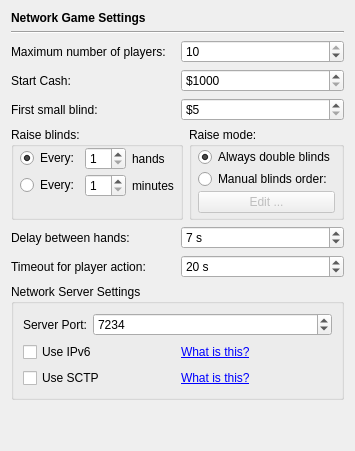
       <widget class="QWidget" name="page_4">
        <layout class="QVBoxLayout">
         <item>
          <widget class="QLabel" name="label_34">
           <property name="styleSheet">
            <string notr="true">QLabel { font-weight: bold;  }</string>
           </property>
           <property name="text">
            <string>Network Game Settings</string>
           </property>
          </widget>
         </item>
         <item>
          <widget class="Line" name="line_5">
           <property name="orientation">
            <enum>Qt::Horizontal</enum>
           </property>
          </widget>
         </item>
         <item>
          <layout class="QHBoxLayout">
           <item>
            <widget class="QLabel" name="label_15">
             <property name="text">
              <string>Maximum number of players:</string>
             </property>
             <property name="buddy">
              <cstring>spinBox_netQuantityPlayers</cstring>
             </property>
            </widget>
           </item>
           <item>
            <widget class="QSpinBox" name="spinBox_netQuantityPlayers">
             <property name="minimum">
              <number>2</number>
             </property>
             <property name="maximum">
              <number>10</number>
             </property>
             <property name="value">
              <number>10</number>
             </property>
            </widget>
           </item>
          </layout>
         </item>
         <item>
          <layout class="QHBoxLayout">
           <item>
            <widget class="QLabel" name="label_13">
             <property name="text">
              <string>Start Cash:</string>
             </property>
             <property name="buddy">
              <cstring>spinBox_netStartCash</cstring>
             </property>
            </widget>
           </item>
           <item>
            <widget class="QSpinBox" name="spinBox_netStartCash">
             <property name="prefix">
              <string>$</string>
             </property>
             <property name="minimum">
              <number>1000</number>
             </property>
             <property name="maximum">
              <number>1000000</number>
             </property>
             <property name="singleStep">
              <number>50</number>
             </property>
            </widget>
           </item>
          </layout>
         </item>
         <item>
          <layout class="QHBoxLayout">
           <item>
            <widget class="QLabel" name="label_35">
             <property name="text">
              <string>First small blind:</string>
             </property>
             <property name="buddy">
              <cstring>spinBox_netFirstSmallBlind</cstring>
             </property>
            </widget>
           </item>
           <item>
            <widget class="QSpinBox" name="spinBox_netFirstSmallBlind">
             <property name="prefix">
              <string>$</string>
             </property>
             <property name="minimum">
              <number>5</number>
             </property>
             <property name="maximum">
              <number>20000</number>
             </property>
            </widget>
           </item>
          </layout>
         </item>
         <item>
          <layout class="QHBoxLayout">
           <item>
            <widget class="QGroupBox" name="groupBox_8">
             <property name="maximumSize">
              <size>
               <width>16777215</width>
               <height>105</height>
              </size>
             </property>
             <property name="title">
              <string>Raise blinds:</string>
             </property>
             <layout class="QGridLayout">
              <property name="leftMargin">
               <number>6</number>
              </property>
              <property name="topMargin">
               <number>0</number>
              </property>
              <property name="rightMargin">
               <number>6</number>
              </property>
              <property name="bottomMargin">
               <number>6</number>
              </property>
              <property name="verticalSpacing">
               <number>4</number>
              </property>
              <item row="0" column="0">
               <widget class="QRadioButton" name="radioButton_netRaiseBlindsAtHands">
                <property name="text">
                 <string>Every:</string>
                </property>
                <property name="checked">
                 <bool>true</bool>
                </property>
               </widget>
              </item>
              <item row="0" column="1">
               <widget class="QSpinBox" name="spinBox_netRaiseSmallBlindEveryHands">
                <property name="minimum">
                 <number>1</number>
                </property>
               </widget>
              </item>
              <item row="0" column="2">
               <widget class="QLabel" name="label_51">
                <property name="sizePolicy">
                 <sizepolicy hsizetype="Expanding" vsizetype="Preferred">
                  <horstretch>0</horstretch>
                  <verstretch>0</verstretch>
                 </sizepolicy>
                </property>
                <property name="text">
                 <string>hands</string>
                </property>
               </widget>
              </item>
              <item row="1" column="0">
               <widget class="QRadioButton" name="radioButton_netRaiseBlindsAtMinutes">
                <property name="text">
                 <string>Every:</string>
                </property>
               </widget>
              </item>
              <item row="1" column="1">
               <widget class="QSpinBox" name="spinBox_netRaiseSmallBlindEveryMinutes">
                <property name="minimum">
                 <number>1</number>
                </property>
               </widget>
              </item>
              <item row="1" column="2">
               <widget class="QLabel" name="label_52">
                <property name="sizePolicy">
                 <sizepolicy hsizetype="Expanding" vsizetype="Preferred">
                  <horstretch>0</horstretch>
                  <verstretch>0</verstretch>
                 </sizepolicy>
                </property>
                <property name="text">
                 <string>minutes</string>
                </property>
               </widget>
              </item>
              <item row="2" column="1">
               <spacer>
                <property name="orientation">
                 <enum>Qt::Vertical</enum>
                </property>
                <property name="sizeHint" stdset="0">
                 <size>
                  <width>20</width>
                  <height>10</height>
                 </size>
                </property>
               </spacer>
              </item>
             </layout>
            </widget>
           </item>
           <item>
            <widget class="QGroupBox" name="groupBox_9">
             <property name="sizePolicy">
              <sizepolicy hsizetype="Expanding" vsizetype="Preferred">
               <horstretch>0</horstretch>
               <verstretch>0</verstretch>
              </sizepolicy>
             </property>
             <property name="maximumSize">
              <size>
               <width>16777215</width>
               <height>105</height>
              </size>
             </property>
             <property name="title">
              <string>Raise mode:</string>
             </property>
             <layout class="QGridLayout">
              <property name="leftMargin">
               <number>6</number>
              </property>
              <property name="topMargin">
               <number>0</number>
              </property>
              <property name="rightMargin">
               <number>6</number>
              </property>
              <property name="bottomMargin">
               <number>4</number>
              </property>
              <property name="verticalSpacing">
               <number>2</number>
              </property>
              <item row="0" column="0">
               <widget class="QRadioButton" name="radioButton_netAlwaysDoubleBlinds">
                <property name="text">
                 <string>Always double blinds</string>
                </property>
                <property name="checked">
                 <bool>true</bool>
                </property>
               </widget>
              </item>
              <item row="1" column="0">
               <widget class="QRadioButton" name="radioButton_netManualBlindsOrder">
                <property name="text">
                 <string>Manual blinds order:</string>
                </property>
               </widget>
              </item>
              <item row="2" column="0">
               <widget class="QPushButton" name="pushButton_netEditManualBlindsOrder">
                <property name="enabled">
                 <bool>false</bool>
                </property>
                <property name="text">
                 <string>Edit ...</string>
                </property>
               </widget>
              </item>
             </layout>
            </widget>
           </item>
          </layout>
         </item>
         <item>
          <layout class="QHBoxLayout">
           <item>
            <widget class="QLabel" name="label_36">
             <property name="text">
              <string>Delay between hands:</string>
             </property>
             <property name="buddy">
              <cstring>spinBox_netDelayBetweenHands</cstring>
             </property>
            </widget>
           </item>
           <item>
            <widget class="QSpinBox" name="spinBox_netDelayBetweenHands">
             <property name="suffix">
              <string> s</string>
             </property>
             <property name="minimum">
              <number>5</number>
             </property>
             <property name="maximum">
              <number>20</number>
             </property>
             <property name="singleStep">
              <number>1</number>
             </property>
             <property name="value">
              <number>7</number>
             </property>
            </widget>
           </item>
          </layout>
         </item>
         <item>
          <layout class="QHBoxLayout">
           <item>
            <widget class="QLabel" name="label_40">
             <property name="text">
              <string>Timeout for player action:</string>
             </property>
             <property name="buddy">
              <cstring>spinBox_netTimeOutPlayerAction</cstring>
             </property>
            </widget>
           </item>
           <item>
            <widget class="QSpinBox" name="spinBox_netTimeOutPlayerAction">
             <property name="suffix">
              <string> s</string>
             </property>
             <property name="minimum">
              <number>5</number>
             </property>
             <property name="maximum">
              <number>60</number>
             </property>
             <property name="value">
              <number>20</number>
             </property>
            </widget>
           </item>
          </layout>
         </item>
         <item>
          <widget class="QGroupBox" name="groupBox_2">
           <property name="title">
            <string>Network Server Settings</string>
           </property>
           <layout class="QGridLayout" name="gridLayout_2">
            <item row="0" column="0" colspan="2">
             <layout class="QHBoxLayout" name="horizontalLayout_5">
              <item>
               <widget class="QLabel" name="label_16">
                <property name="text">
                 <string>Server Port:</string>
                </property>
                <property name="buddy">
                 <cstring>spinBox_serverPort</cstring>
                </property>
               </widget>
              </item>
              <item>
               <widget class="QSpinBox" name="spinBox_serverPort">
                <property name="sizePolicy">
                 <sizepolicy hsizetype="MinimumExpanding" vsizetype="Fixed">
                  <horstretch>0</horstretch>
                  <verstretch>0</verstretch>
                 </sizepolicy>
                </property>
                <property name="minimum">
                 <number>80</number>
                </property>
                <property name="maximum">
                 <number>65535</number>
                </property>
                <property name="value">
                 <number>7234</number>
                </property>
               </widget>
              </item>
             </layout>
            </item>
            <item row="1" column="0">
             <widget class="QCheckBox" name="checkBox_useIpv6">
              <property name="text">
               <string>Use IPv6</string>
              </property>
             </widget>
            </item>
            <item row="1" column="1">
             <widget class="QLabel" name="label_22">
              <property name="text">
               <string>&lt;a href=&quot;http://en.wikipedia.org/wiki/Ipv6&quot;&gt;What is this?&lt;/a&gt;</string>
              </property>
              <property name="openExternalLinks">
               <bool>true</bool>
              </property>
             </widget>
            </item>
            <item row="2" column="0">
             <widget class="QCheckBox" name="checkBox_useSctp">
              <property name="text">
               <string>Use SCTP</string>
              </property>
             </widget>
            </item>
            <item row="2" column="1">
             <widget class="QLabel" name="label_24">
              <property name="text">
               <string>&lt;a href=&quot;http://en.wikipedia.org/wiki/Stream_Control_Transmission_Protocol&quot;&gt;What is this?&lt;/a&gt;</string>
              </property>
              <property name="openExternalLinks">
               <bool>true</bool>
              </property>
             </widget>
            </item>
           </layout>
          </widget>
         </item>
         <item>
          <spacer name="verticalSpacer_2">
           <property name="orientation">
            <enum>Qt::Vertical</enum>
           </property>
           <property name="sizeHint" stdset="0">
            <size>
             <width>20</width>
             <height>40</height>
            </size>
           </property>
          </spacer>
         </item>
        </layout>
       </widget>
